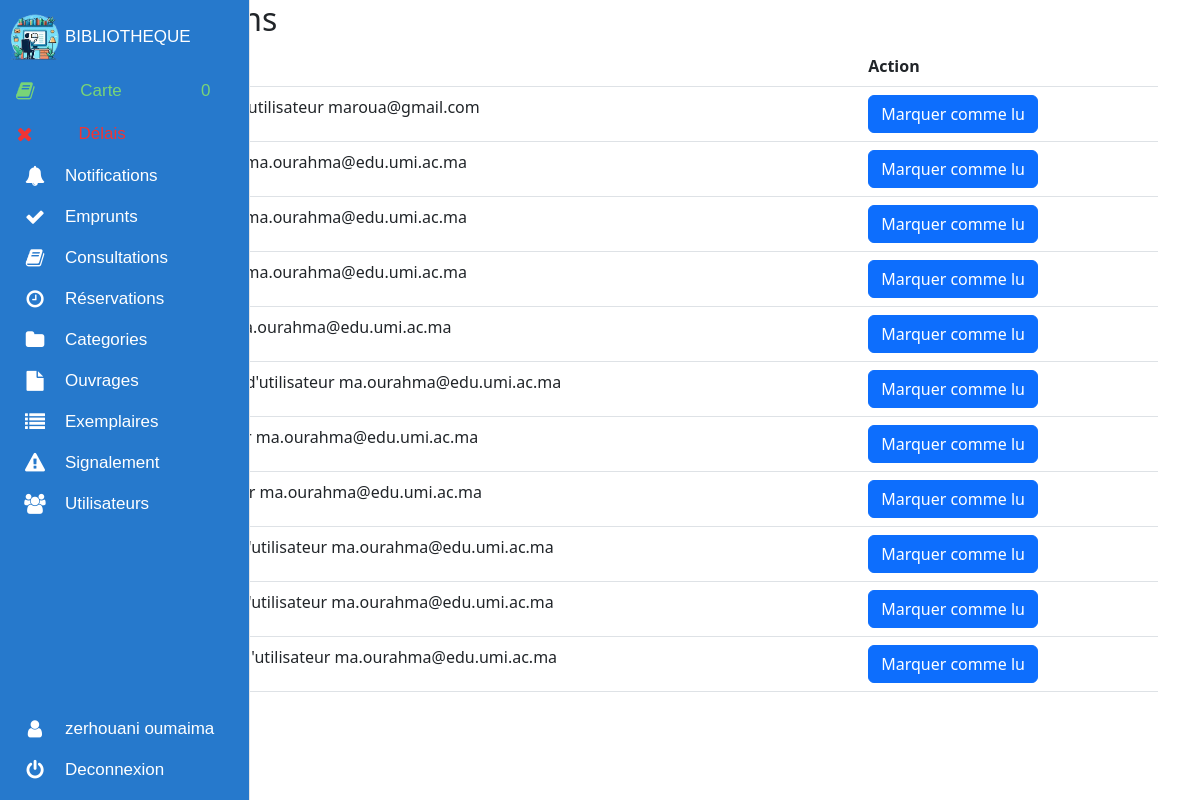
Screenshot of /notifications/ (signed in) with the database file from the repository.
### biblio_app/models.py (models this page shows, shortened)
class Notification(models.Model):
    user = models.ForeignKey(Personne, on_delete=models.CASCADE)
    message = models.TextField()
    timestamp = models.DateTimeField(auto_now_add=True)
    read = models.BooleanField(default=False)

### biblio_app/views.py (the view)
# urls.py: path('notifications/', views.notifications_view, name='notifications_view'),
@login_required
def notifications_view(request):
    if is_bibliothecaire :
        notifications = Notification.objects.filter(read=False)
        return render(request, 'notifications.html', {'notifications': notifications})
    else:
        return redirect('home')

### cart/cart.py (called while the page is built)
    def __len__(self):
        return len(self.cart)

### cart/context_processors.py (called while the page is built)
def cart(request):
    return {'cart':Cart(request)}

### biblio_app/templates/notifications.html
{% extends "admin_nav.html" %} {% block content %}
<h2>Notifications</h2>
{% if notifications %}
<table class="table">
  <thead>
    <tr>
      <th>Notification</th>
      <th>Action</th>
    </tr>
  </thead>
  <tbody>
    {% for notification in notifications %}
    <tr class="{% if notification.read %}table-secondary{% endif %}">
      <td>{{ notification.message }}</td>
      <td>
        {% if not notification.read %}
        <a
          href="{% url 'mark_notification_as_read' notification.id %}"
          class="btn btn-primary"
        >
          Marquer comme lu
        </a>
        {% else %} Read {% endif %}
      </td>
    </tr>
    {% endfor %}
  </tbody>
</table>
{% else %}
<p>No new notifications.</p>
{% endif %} {% endblock %}

### rows the page displays
Notification: message "un lessage de test d'utilisateur maroua@gmail.com", read "Marquer comme lu"
Notification: message "un test d'utilisateur ma.ourahma@edu.umi.ac.ma", read "Marquer comme lu"
Notification: message "un test d'utilisateur ma.ourahma@edu.umi.ac.ma", read "Marquer comme lu"
Notification: message "un test d'utilisateur ma.ourahma@edu.umi.ac.ma", read "Marquer comme lu"
Notification: message "hello d'utilisateur ma.ourahma@edu.umi.ac.ma", read "Marquer comme lu"
Notification: message "un message de test d'utilisateur ma.ourahma@edu.umi.ac.ma", read "Marquer comme lu"
Notification: message "UN TEST d'utilisateur ma.ourahma@edu.umi.ac.ma", read "Marquer comme lu"
Notification: message "message d'utilisateur ma.ourahma@edu.umi.ac.ma", read "Marquer comme lu"
Notification: message "UN MESSAGE TEST d'utilisateur ma.ourahma@edu.umi.ac.ma", read "Marquer comme lu"
Notification: message "UN MESSAGE TEST d'utilisateur ma.ourahma@edu.umi.ac.ma", read "Marquer comme lu"
Notification: message "un messagede test d'utilisateur ma.ourahma@edu.umi.ac.ma", read "Marquer comme lu"
